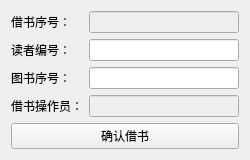
<?xml version="1.0" encoding="UTF-8"?>
<ui version="4.0">
 <class>br_book_Form</class>
 <widget class="QWidget" name="br_book_Form">
  <property name="geometry">
   <rect>
    <x>0</x>
    <y>0</y>
    <width>250</width>
    <height>151</height>
   </rect>
  </property>
  <property name="windowTitle">
   <string>借书</string>
  </property>
  <layout class="QGridLayout" name="gridLayout">
   <item row="0" column="0">
    <layout class="QVBoxLayout" name="verticalLayout_3">
     <item>
      <layout class="QHBoxLayout" name="horizontalLayout">
       <item>
        <layout class="QVBoxLayout" name="verticalLayout">
         <item>
          <widget class="QLabel" name="br_id_label">
           <property name="text">
            <string>借书序号：</string>
           </property>
          </widget>
         </item>
         <item>
          <widget class="QLabel" name="r_id_label">
           <property name="text">
            <string>读者编号：</string>
           </property>
          </widget>
         </item>
         <item>
          <widget class="QLabel" name="b_id_label">
           <property name="text">
            <string>图书序号：</string>
           </property>
          </widget>
         </item>
         <item>
          <widget class="QLabel" name="a_id_label">
           <property name="text">
            <string>借书操作员：</string>
           </property>
          </widget>
         </item>
        </layout>
       </item>
       <item>
        <layout class="QVBoxLayout" name="verticalLayout_2">
         <item>
          <widget class="QLineEdit" name="br_id_le">
           <property name="enabled">
            <bool>false</bool>
           </property>
          </widget>
         </item>
         <item>
          <widget class="QLineEdit" name="r_id_le"/>
         </item>
         <item>
          <widget class="QLineEdit" name="b_id_le"/>
         </item>
         <item>
          <widget class="QLineEdit" name="a_id_le">
           <property name="enabled">
            <bool>false</bool>
           </property>
          </widget>
         </item>
        </layout>
       </item>
      </layout>
     </item>
     <item>
      <widget class="QPushButton" name="br_book_btn">
       <property name="text">
        <string>确认借书</string>
       </property>
      </widget>
     </item>
    </layout>
   </item>
  </layout>
 </widget>
 <resources/>
 <connections/>
</ui>
